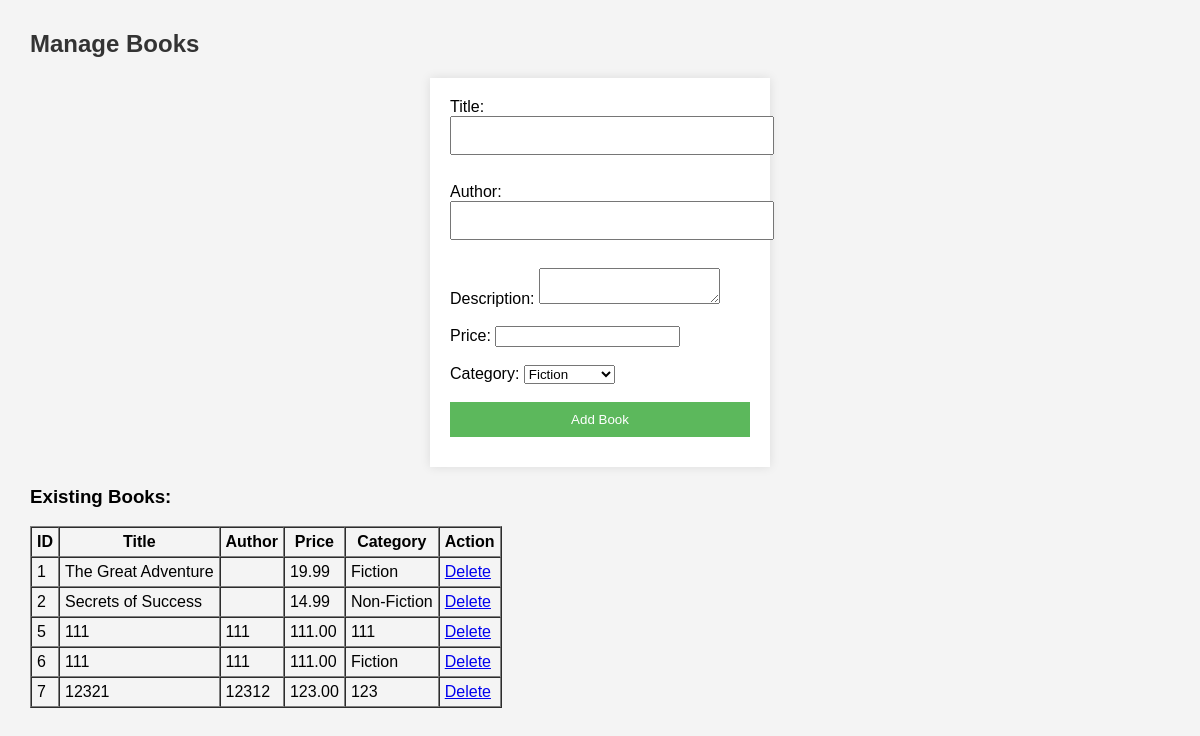
The app's page /admin/manage_books.php with its own data.
### tables this page shows
CREATE TABLE `books` (
  `id` int(11) NOT NULL,
  `title` varchar(255) NOT NULL,
  `author` varchar(255) DEFAULT NULL,
  `description` text DEFAULT NULL,
  `price` decimal(10,2) NOT NULL,
  `category_id` int(11) DEFAULT NULL,
  `subcategory_id` int(11) DEFAULT NULL,
  `image` varchar(255) DEFAULT NULL
);

CREATE TABLE `categories` (
  `id` int(11) NOT NULL,
  `name` varchar(255) NOT NULL
);

### admin/manage_books.php (the view, shortened to what this page needs)
<?php
include '../db.php';
?>
<!DOCTYPE html>
<html>
<head>
    <link rel="stylesheet" href="../assets/style.css">
</head>
<body>
    <h2>Manage Books</h2>
    <form method="post">
        Title: <input type="text" name="title" required><br><br>
        Author: <input type="text" name="author" required><br><br>
        Description: <textarea name="description" required></textarea><br><br>
        Price: <input type="number" name="price" step="0.01" required><br><br>
        Category:
        <select name="category" required>
            <?php
            $categories = mysqli_query($conn, "SELECT * FROM categories");
            while ($row = mysqli_fetch_assoc($categories)) {
                echo "<option value='".$row['id']."'>".$row['name']."</option>";
            }
            ?>
        </select><br><br>
        <button type="submit" name="add">Add Book</button>
    </form>
    <h3>Existing Books:</h3>
    <table border="1" cellpadding="5" cellspacing="0">
        <tr>
            <th>ID</th>
            <th>Title</th>
            <th>Author</th>
            <th>Price</th>
            <th>Category</th>
            <th>Action</th>
        </tr>
        <?php
        $books = mysqli_query($conn, "SELECT books.*, categories.name AS category_name
                                    FROM books
                                    LEFT JOIN categories ON books.category_id = categories.id");
        while ($row = mysqli_fetch_assoc($books)) {
            echo "<tr>
                <td>".$row['id']."</td>
                <td>".$row['title']."</td>
                <td>".$row['author']."</td>
                <td>".$row['price']."</td>
                <td>".$row['category_name']."</td>
                <td><a href='?delete=".$row['id']."'>Delete</a></td>
              </tr>";
        }
        ?>
    </table>
</body>
</html>

### assets/style.css (style rules this page uses)
body { font-family: Arial, sans-serif; margin: 30px; background-color: #f4f4f4; }
h2 { color: #333; }
form { background: white; padding: 20px; width: 300px; margin: auto; box-shadow: 0 0 10px rgba(0,0,0,0.1); }
input[type="text"], input[type="password"], button { width: 100%; padding: 10px; margin-bottom: 10px; }
button { background: #5cb85c; color: white; border: none; }

### records on screen
books: id "1", title "The Great Adventure", price "19.99", category.name "Fiction"
books: id "2", title "Secrets of Success", price "14.99", category.name "Non-Fiction"
books: id "5", title "111", author "111", price "111.00", category.name "111"
books: id "6", title "111", author "111", price "111.00", category.name "Fiction"
books: id "7", title "12321", author "12312", price "123.00", category.name "123"

### other values on screen
form field category "Fiction"
